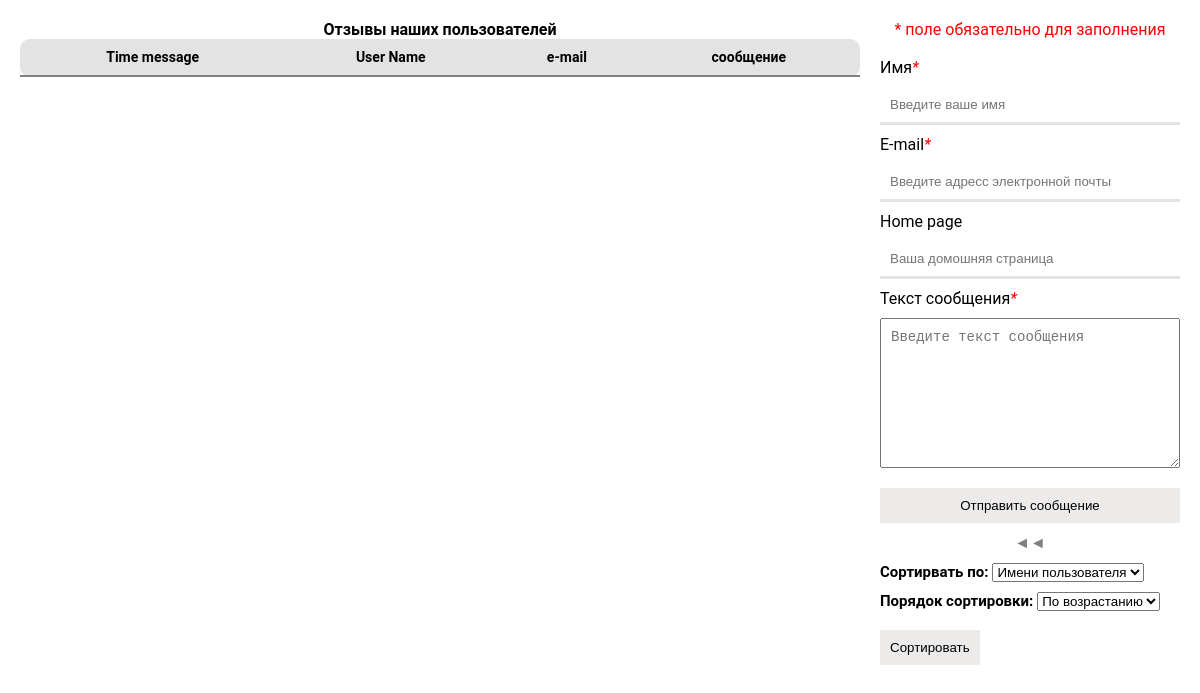
Page /?page=2 on the earlier database version.
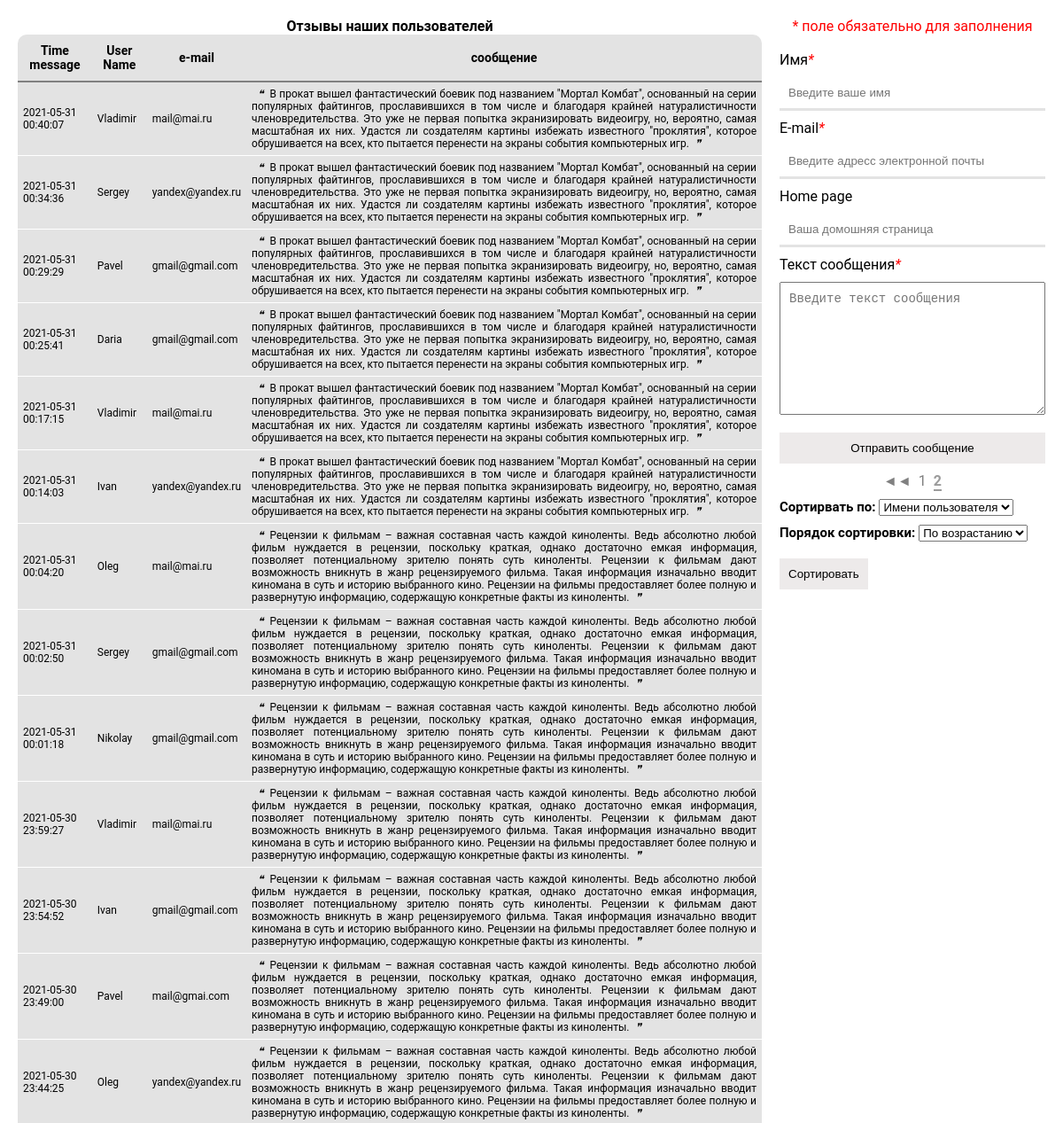
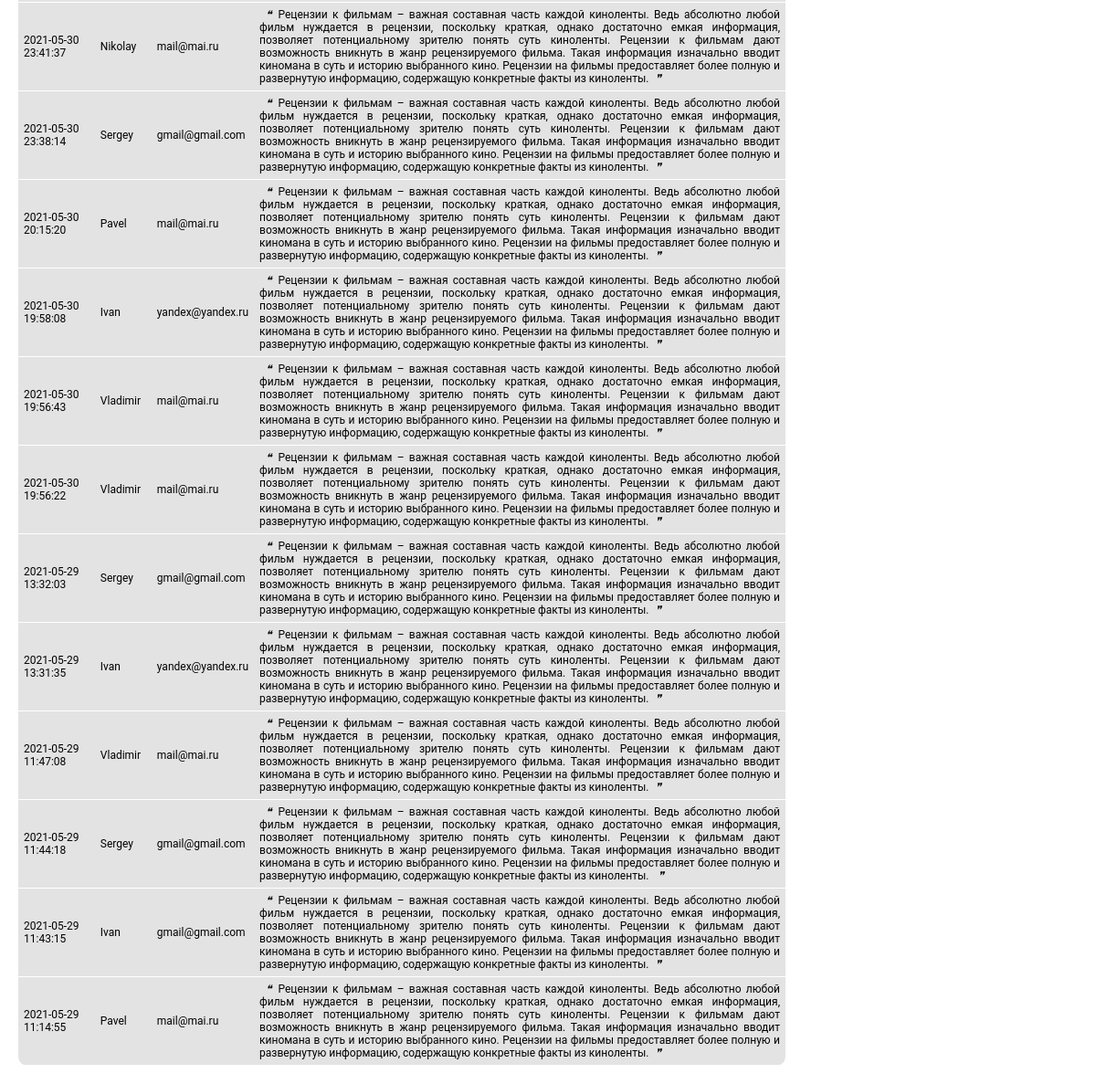
Same page on the later database version (2 pictures, top to bottom).
### tables this page shows
CREATE TABLE `comments` (
  `id` int(10) UNSIGNED NOT NULL,
  `user_name` varchar(250) NOT NULL,
  `e_mail` varchar(250) NOT NULL,
  `homepage` varchar(250) NOT NULL,
  `text_masage` text NOT NULL,
  `user_ip` varchar(255) NOT NULL,
  `user_http` varchar(250) NOT NULL,
  `time` varchar(250) NOT NULL
);

### app/controllers/MainController.php (called while the page is built, shortened)
<?php
class MainController extends Controller
{
    public function indexAction()
    {
        $datames = $this->getMes();
        $this->view->render(
            $datames,
            $validation
        );
    }
    public function getMes()
    {
        if (isset($_GET['page'])) {
            $cur_page = $_GET['page'];
        } else {
            $cur_page = 1;
        }
        if (isset($_POST['sort_by'])) {
            $sort_by = $_POST['sort_by'];
        } else {
            $sort_by = 'time';
        }
        if (isset($_POST['sort_order'])) {
            $sort_order = $_POST['sort_order'];
        } else {
            $sort_order = 'DESC';
        }
        $count_on_page = 25;
        $comments = $this->model->getLimit($cur_page, $count_on_page, $sort_by, $sort_order);
        $arr['comments'] = $comments;
        $arr['cur_page'] = $cur_page;
        $arr['count_on_page'] = $count_on_page;
        $arr['sort_by'] = $sort_by;
        $arr['sort_order'] = $sort_order;
        return $arr;
    }
}

### index.php (called while the page is built, shortened)
<?php
spl_autoload_register(function ($class) {
    $class = str_replace('\\', '/', $class);
});
$router = new Router();
$router->run();

### app/core/Db.php (called while the page is built, shortened)
<?php
class Db
{
    protected $db;
    public function __construct()
    {
        $db_name = 'app/config/db_config.php';
        if (file_exists($db_name)) {
            $db_config = require_once $db_name;
        }
        try {
            $this->db = new \PDO("mysql:host={$db_config['host']};dbname={$db_config['db_name']}", $db_config['user'], $db_config['password']);
            $this->db->setAttribute(\PDO::ATTR_ERRMODE, \PDO::ERRMODE_EXCEPTION);
        } catch (\PDOException $e) {
            die('Db connect error!!!');
        }
    }
    public function queryALL($table_name, $param = null)
    {
        if ($param != null) {
            $keys = array_keys($param);
            $param_name = $keys[0];
            $param_value = $param[$param_name];
            $stmt = $this->db->prepare("SELECT * FROM {$table_name} WHERE {$param_name} = ?");
        } else {
            $stmt = $this->db->prepare("SELECT * FROM {$table_name}");
        }
        $stmt->execute([$param_value]);
        return $stmt->fetchAll(\PDO::FETCH_ASSOC);
    }
}

### app/config/db_config.php (called while the page is built)
<?php
return [
    'host' => 'localhost',
    'db_name' => 'guestbook',
    'user' => 'root',
    'password' => 'root'
];

### app/core/Model.php (called while the page is built, shortened)
<?php
abstract class Model
{
    public function __construct()
    {
        $this->db = new Db();
        return $this->db->queryALL('comments');
    }
}

### app/core/Controller.php (called while the page is built, shortened)
<?php
abstract class Controller
{
    public function __construct($route)
    {
        $this->model = new $model_name;
    }
}

### app/views/layouts/default.php (the view, shortened to what the rows shown need)
<!DOCTYPE html>
<html lang="en">
<head>
    <link rel="stylesheet" href="public/css/main.css">
</head>
<body>
    <div class="wrapper__content">
        <div class="wrapper__maincontent">
            <div class="wrapper__table">
                <h1>Отзывы наших пользователей</h1>
                <table class="table__masage">
                    <tr>
                        <th>Time message</th>
                        <th>User Name</th>
                        <th>e-mail</th>
                        <th>сообщение</th>
                    </tr>
                    <?php foreach ($data['comments'] as $item) : ?>
                        <tr>
                            <td><?= $item['time'] ?></td>
                            <td><?= $item['user_name'] ?></td>
                            <td><?= $item['e_mail'] ?></td>
                            <td><i>&#10077;</i><?= $item['text_masage'] ?><i>&#10078;</i></td>
                        </tr>
                    <?php endforeach; ?>
                </table>
            </div>
        </div>
        <div class="wrapper__sendform">
            <div class="select">
                <form class="form__select_" action="" method="POST">
                    <h2>Сортирвать по: </h2>
                    <h2>Порядок сортировки:</h2>
                </form>
            </div>
        </div>
    </div>
</body>
</html>

Differences in the rows shown:
added comments: time "2021-05-31 00:40:07", user_name "Vladimir", e_mail "mail@mai.ru", text_masage "В прокат вышел фантастический боевик под названием \"Мортал Комбат\", основанный на серии популярных файтингов, прославившихся в том числе и благодаря крайней натуралистичности членовредительства. Это уже не первая попытка экранизировать видеоигру, но, вероятно, самая масштабная их них. Удастся ли создателям картины избежать известного \"проклятия\", которое обрушивается на всех, кто пытается перенести на экраны события компьютерных игр."
added comments: time "2021-05-31 00:34:36", user_name "Sergey", e_mail "yandex@yandex.ru", text_masage "В прокат вышел фантастический боевик под названием \"Мортал Комбат\", основанный на серии популярных файтингов, прославившихся в том числе и благодаря крайней натуралистичности членовредительства. Это уже не первая попытка экранизировать видеоигру, но, вероятно, самая масштабная их них. Удастся ли создателям картины избежать известного \"проклятия\", которое обрушивается на всех, кто пытается перенести на экраны события компьютерных игр."
added comments: time "2021-05-31 00:29:29", user_name "Pavel", e_mail "gmail@gmail.com", text_masage "В прокат вышел фантастический боевик под названием \"Мортал Комбат\", основанный на серии популярных файтингов, прославившихся в том числе и благодаря крайней натуралистичности членовредительства. Это уже не первая попытка экранизировать видеоигру, но, вероятно, самая масштабная их них. Удастся ли создателям картины избежать известного \"проклятия\", которое обрушивается на всех, кто пытается перенести на экраны события компьютерных игр."
added comments: time "2021-05-31 00:25:41", user_name "Daria", e_mail "gmail@gmail.com", text_masage "В прокат вышел фантастический боевик под названием \"Мортал Комбат\", основанный на серии популярных файтингов, прославившихся в том числе и благодаря крайней натуралистичности членовредительства. Это уже не первая попытка экранизировать видеоигру, но, вероятно, самая масштабная их них. Удастся ли создателям картины избежать известного \"проклятия\", которое обрушивается на всех, кто пытается перенести на экраны события компьютерных игр."
added comments: time "2021-05-31 00:17:15", user_name "Vladimir", e_mail "mail@mai.ru", text_masage "В прокат вышел фантастический боевик под названием \"Мортал Комбат\", основанный на серии популярных файтингов, прославившихся в том числе и благодаря крайней натуралистичности членовредительства. Это уже не первая попытка экранизировать видеоигру, но, вероятно, самая масштабная их них. Удастся ли создателям картины избежать известного \"проклятия\", которое обрушивается на всех, кто пытается перенести на экраны события компьютерных игр."
added comments: time "2021-05-31 00:14:03", user_name "Ivan", e_mail "yandex@yandex.ru", text_masage "В прокат вышел фантастический боевик под названием \"Мортал Комбат\", основанный на серии популярных файтингов, прославившихся в том числе и благодаря крайней натуралистичности членовредительства. Это уже не первая попытка экранизировать видеоигру, но, вероятно, самая масштабная их них. Удастся ли создателям картины избежать известного \"проклятия\", которое обрушивается на всех, кто пытается перенести на экраны события компьютерных игр."
added comments: time "2021-05-31 00:04:20", user_name "Oleg", e_mail "mail@mai.ru", text_masage "Рецензии к фильмам – важная составная часть каждой киноленты. Ведь абсолютно любой фильм нуждается в рецензии, поскольку краткая, однако достаточно емкая информация, позволяет потенциальному зрителю понять суть киноленты. Рецензии к фильмам дают возможность вникнуть в жанр рецензируемого фильма. Такая информация изначально вводит киномана в суть и историю выбранного кино. Рецензии на фильмы предоставляет более полную и развернутую информацию, содержащую конкретные факты из киноленты."
added comments: time "2021-05-31 00:02:50", user_name "Sergey", e_mail "gmail@gmail.com", text_masage "Рецензии к фильмам – важная составная часть каждой киноленты. Ведь абсолютно любой фильм нуждается в рецензии, поскольку краткая, однако достаточно емкая информация, позволяет потенциальному зрителю понять суть киноленты. Рецензии к фильмам дают возможность вникнуть в жанр рецензируемого фильма. Такая информация изначально вводит киномана в суть и историю выбранного кино. Рецензии на фильмы предоставляет более полную и развернутую информацию, содержащую конкретные факты из киноленты."
added comments: time "2021-05-31 00:01:18", user_name "Nikolay", e_mail "gmail@gmail.com", text_masage "Рецензии к фильмам – важная составная часть каждой киноленты. Ведь абсолютно любой фильм нуждается в рецензии, поскольку краткая, однако достаточно емкая информация, позволяет потенциальному зрителю понять суть киноленты. Рецензии к фильмам дают возможность вникнуть в жанр рецензируемого фильма. Такая информация изначально вводит киномана в суть и историю выбранного кино. Рецензии на фильмы предоставляет более полную и развернутую информацию, содержащую конкретные факты из киноленты."
added comments: time "2021-05-30 23:59:27", user_name "Vladimir", e_mail "mail@mai.ru", text_masage "Рецензии к фильмам – важная составная часть каждой киноленты. Ведь абсолютно любой фильм нуждается в рецензии, поскольку краткая, однако достаточно емкая информация, позволяет потенциальному зрителю понять суть киноленты. Рецензии к фильмам дают возможность вникнуть в жанр рецензируемого фильма. Такая информация изначально вводит киномана в суть и историю выбранного кино. Рецензии на фильмы предоставляет более полную и развернутую информацию, содержащую конкретные факты из киноленты."
added comments: time "2021-05-30 23:54:52", user_name "Ivan", e_mail "gmail@gmail.com", text_masage "Рецензии к фильмам – важная составная часть каждой киноленты. Ведь абсолютно любой фильм нуждается в рецензии, поскольку краткая, однако достаточно емкая информация, позволяет потенциальному зрителю понять суть киноленты. Рецензии к фильмам дают возможность вникнуть в жанр рецензируемого фильма. Такая информация изначально вводит киномана в суть и историю выбранного кино. Рецензии на фильмы предоставляет более полную и развернутую информацию, содержащую конкретные факты из киноленты."
added comments: time "2021-05-30 23:49:00", user_name "Pavel", e_mail "mail@gmai.com", text_masage "Рецензии к фильмам – важная составная часть каждой киноленты. Ведь абсолютно любой фильм нуждается в рецензии, поскольку краткая, однако достаточно емкая информация, позволяет потенциальному зрителю понять суть киноленты. Рецензии к фильмам дают возможность вникнуть в жанр рецензируемого фильма. Такая информация изначально вводит киномана в суть и историю выбранного кино. Рецензии на фильмы предоставляет более полную и развернутую информацию, содержащую конкретные факты из киноленты."
added comments: time "2021-05-30 23:44:25", user_name "Oleg", e_mail "yandex@yandex.ru", text_masage "Рецензии к фильмам – важная составная часть каждой киноленты. Ведь абсолютно любой фильм нуждается в рецензии, поскольку краткая, однако достаточно емкая информация, позволяет потенциальному зрителю понять суть киноленты. Рецензии к фильмам дают возможность вникнуть в жанр рецензируемого фильма. Такая информация изначально вводит киномана в суть и историю выбранного кино. Рецензии на фильмы предоставляет более полную и развернутую информацию, содержащую конкретные факты из киноленты."
added comments: time "2021-05-30 23:41:37", user_name "Nikolay", e_mail "mail@mai.ru", text_masage "Рецензии к фильмам – важная составная часть каждой киноленты. Ведь абсолютно любой фильм нуждается в рецензии, поскольку краткая, однако достаточно емкая информация, позволяет потенциальному зрителю понять суть киноленты. Рецензии к фильмам дают возможность вникнуть в жанр рецензируемого фильма. Такая информация изначально вводит киномана в суть и историю выбранного кино. Рецензии на фильмы предоставляет более полную и развернутую информацию, содержащую конкретные факты из киноленты."
added comments: time "2021-05-30 23:38:14", user_name "Sergey", e_mail "gmail@gmail.com", text_masage "Рецензии к фильмам – важная составная часть каждой киноленты. Ведь абсолютно любой фильм нуждается в рецензии, поскольку краткая, однако достаточно емкая информация, позволяет потенциальному зрителю понять суть киноленты. Рецензии к фильмам дают возможность вникнуть в жанр рецензируемого фильма. Такая информация изначально вводит киномана в суть и историю выбранного кино. Рецензии на фильмы предоставляет более полную и развернутую информацию, содержащую конкретные факты из киноленты."
now on this page (row edited): comments: time "2021-05-30 20:15:20", user_name "Pavel", e_mail "mail@mai.ru", text_masage "Рецензии к фильмам – важная составная часть каждой киноленты. Ведь абсолютно любой фильм нуждается в рецензии, поскольку краткая, однако достаточно емкая информация, позволяет потенциальному зрителю понять суть киноленты. Рецензии к фильмам дают возможность вникнуть в жанр рецензируемого фильма. Такая информация изначально вводит киномана в суть и историю выбранного кино. Рецензии на фильмы предоставляет более полную и развернутую информацию, содержащую конкретные факты из киноленты."
now on this page (row edited): comments: time "2021-05-30 19:58:08", user_name "Ivan", e_mail "yandex@yandex.ru", text_masage "Рецензии к фильмам – важная составная часть каждой киноленты. Ведь абсолютно любой фильм нуждается в рецензии, поскольку краткая, однако достаточно емкая информация, позволяет потенциальному зрителю понять суть киноленты. Рецензии к фильмам дают возможность вникнуть в жанр рецензируемого фильма. Такая информация изначально вводит киномана в суть и историю выбранного кино. Рецензии на фильмы предоставляет более полную и развернутую информацию, содержащую конкретные факты из киноленты."
now on this page (row edited): comments: time "2021-05-30 19:56:43", user_name "Vladimir", e_mail "mail@mai.ru", text_masage "Рецензии к фильмам – важная составная часть каждой киноленты. Ведь абсолютно любой фильм нуждается в рецензии, поскольку краткая, однако достаточно емкая информация, позволяет потенциальному зрителю понять суть киноленты. Рецензии к фильмам дают возможность вникнуть в жанр рецензируемого фильма. Такая информация изначально вводит киномана в суть и историю выбранного кино. Рецензии на фильмы предоставляет более полную и развернутую информацию, содержащую конкретные факты из киноленты."
now on this page (row edited): comments: time "2021-05-30 19:56:22", user_name "Vladimir", e_mail "mail@mai.ru", text_masage "Рецензии к фильмам – важная составная часть каждой киноленты. Ведь абсолютно любой фильм нуждается в рецензии, поскольку краткая, однако достаточно емкая информация, позволяет потенциальному зрителю понять суть киноленты. Рецензии к фильмам дают возможность вникнуть в жанр рецензируемого фильма. Такая информация изначально вводит киномана в суть и историю выбранного кино. Рецензии на фильмы предоставляет более полную и развернутую информацию, содержащую конкретные факты из киноленты."
now on this page (row edited): comments: time "2021-05-29 13:32:03", user_name "Sergey", e_mail "gmail@gmail.com", text_masage "Рецензии к фильмам – важная составная часть каждой киноленты. Ведь абсолютно любой фильм нуждается в рецензии, поскольку краткая, однако достаточно емкая информация, позволяет потенциальному зрителю понять суть киноленты. Рецензии к фильмам дают возможность вникнуть в жанр рецензируемого фильма. Такая информация изначально вводит киномана в суть и историю выбранного кино. Рецензии на фильмы предоставляет более полную и развернутую информацию, содержащую конкретные факты из киноленты."
now on this page (row edited): comments: time "2021-05-29 13:31:35", user_name "Ivan", e_mail "yandex@yandex.ru", text_masage "Рецензии к фильмам – важная составная часть каждой киноленты. Ведь абсолютно любой фильм нуждается в рецензии, поскольку краткая, однако достаточно емкая информация, позволяет потенциальному зрителю понять суть киноленты. Рецензии к фильмам дают возможность вникнуть в жанр рецензируемого фильма. Такая информация изначально вводит киномана в суть и историю выбранного кино. Рецензии на фильмы предоставляет более полную и развернутую информацию, содержащую конкретные факты из киноленты."
now on this page (row edited): comments: time "2021-05-29 11:47:08", user_name "Vladimir", e_mail "mail@mai.ru", text_masage "Рецензии к фильмам – важная составная часть каждой киноленты. Ведь абсолютно любой фильм нуждается в рецензии, поскольку краткая, однако достаточно емкая информация, позволяет потенциальному зрителю понять суть киноленты. Рецензии к фильмам дают возможность вникнуть в жанр рецензируемого фильма. Такая информация изначально вводит киномана в суть и историю выбранного кино. Рецензии на фильмы предоставляет более полную и развернутую информацию, содержащую конкретные факты из киноленты."
now on this page (row edited): comments: time "2021-05-29 11:44:18", user_name "Sergey", e_mail "gmail@gmail.com", text_masage "Рецензии к фильмам – важная составная часть каждой киноленты. Ведь абсолютно любой фильм нуждается в рецензии, поскольку краткая, однако достаточно емкая информация, позволяет потенциальному зрителю понять суть киноленты. Рецензии к фильмам дают возможность вникнуть в жанр рецензируемого фильма. Такая информация изначально вводит киномана в суть и историю выбранного кино. Рецензии на фильмы предоставляет более полную и развернутую информацию, содержащую конкретные факты из киноленты."
now on this page (row edited): comments: time "2021-05-29 11:43:15", user_name "Ivan", e_mail "gmail@gmail.com", text_masage "Рецензии к фильмам – важная составная часть каждой киноленты. Ведь абсолютно любой фильм нуждается в рецензии, поскольку краткая, однако достаточно емкая информация, позволяет потенциальному зрителю понять суть киноленты. Рецензии к фильмам дают возможность вникнуть в жанр рецензируемого фильма. Такая информация изначально вводит киномана в суть и историю выбранного кино. Рецензии на фильмы предоставляет более полную и развернутую информацию, содержащую конкретные факты из киноленты."
now on this page (row edited): comments: time "2021-05-29 11:14:55", user_name "Pavel", e_mail "mail@mai.ru", text_masage "Рецензии к фильмам – важная составная часть каждой киноленты. Ведь абсолютно любой фильм нуждается в рецензии, поскольку краткая, однако достаточно емкая информация, позволяет потенциальному зрителю понять суть киноленты. Рецензии к фильмам дают возможность вникнуть в жанр рецензируемого фильма. Такая информация изначально вводит киномана в суть и историю выбранного кино. Рецензии на фильмы предоставляет более полную и развернутую информацию, содержащую конкретные факты из киноленты."
Other differences:
new list line: "1"
new list line: "2"
